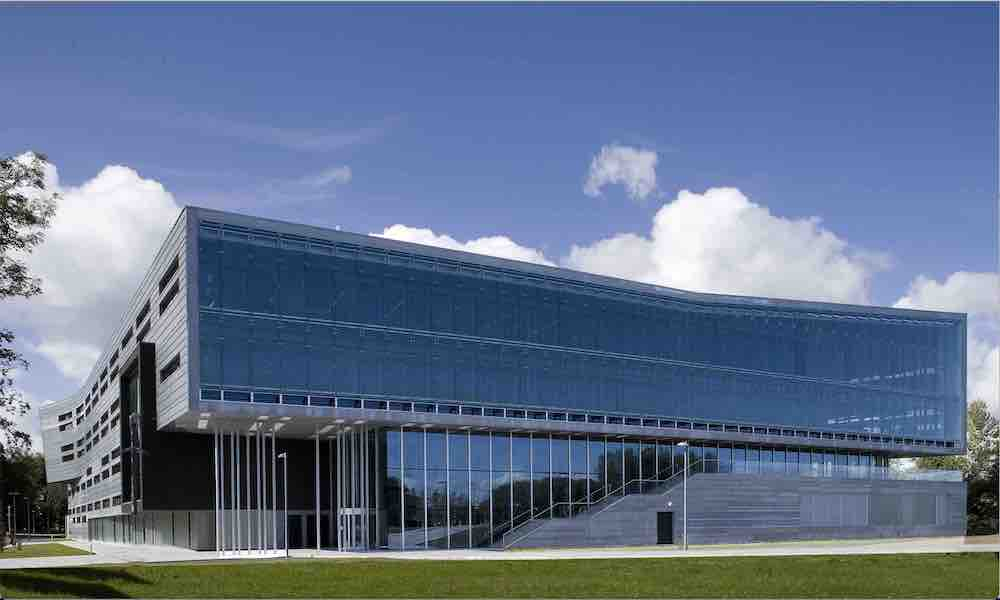
%> input picture CT248 - Introduction to Modeling/3-rd-assignment/Engineering-Building.jpg, 1000 x 600 px
$ octave rotate90_2.m   (GNU Octave 9; MATLAB toolbox functions it lacks are replaced by stand-ins)
%> lines starting %> are read from the running program, lines starting %| are printed output that depends on the picture
C0 = imread('Engineering-Building.jpg');
%> C0 is the input picture: size 600x1000x3 uint8; mean R, G, B 96.8, 113.2, 141.1

C1 = rot90(C0);
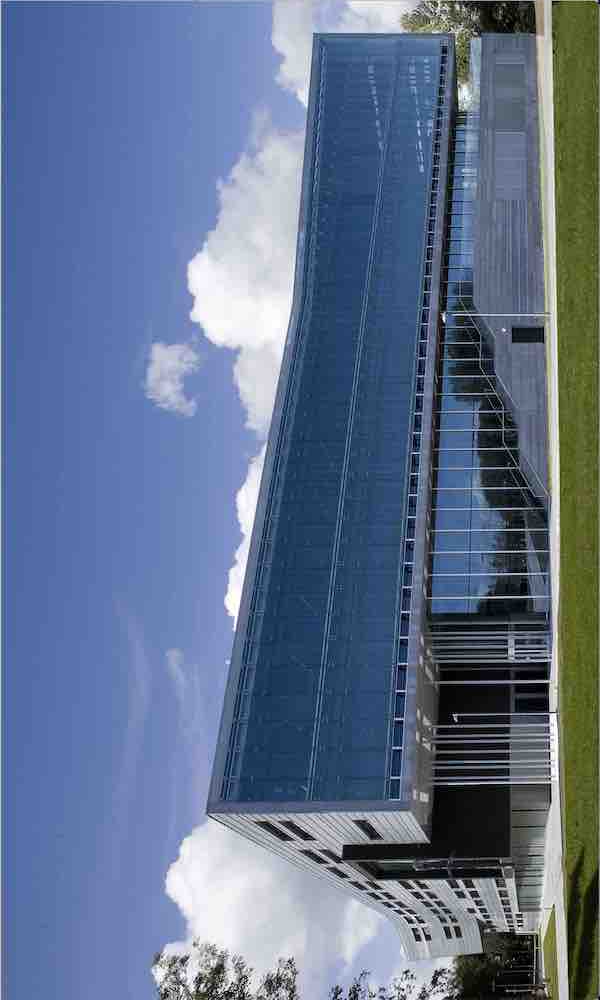
%> C1: size 1000x600x3 uint8; mean R, G, B 96.8, 113.2, 141.1; mean of the top-left, top-right, bottom-left and bottom-right quarters 144.7, 95.1, 136.8, 91.7
C2 = rot90(C1);
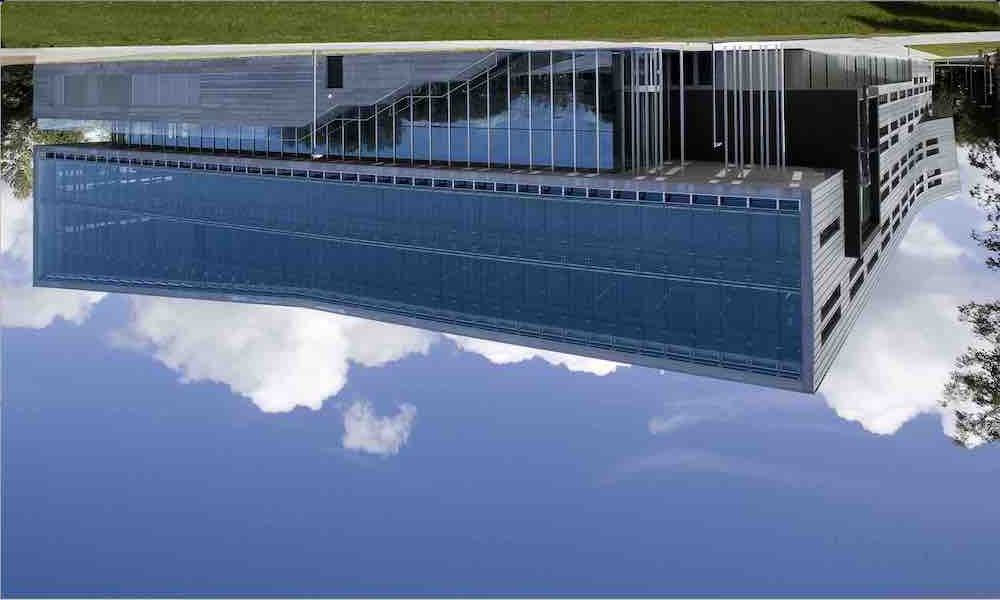
%> C2: size 600x1000x3 uint8; mean R, G, B 96.8, 113.2, 141.1; mean of the top-left, top-right, bottom-left and bottom-right quarters 95.1, 91.7, 144.7, 136.8
C3 = rot90(C2);
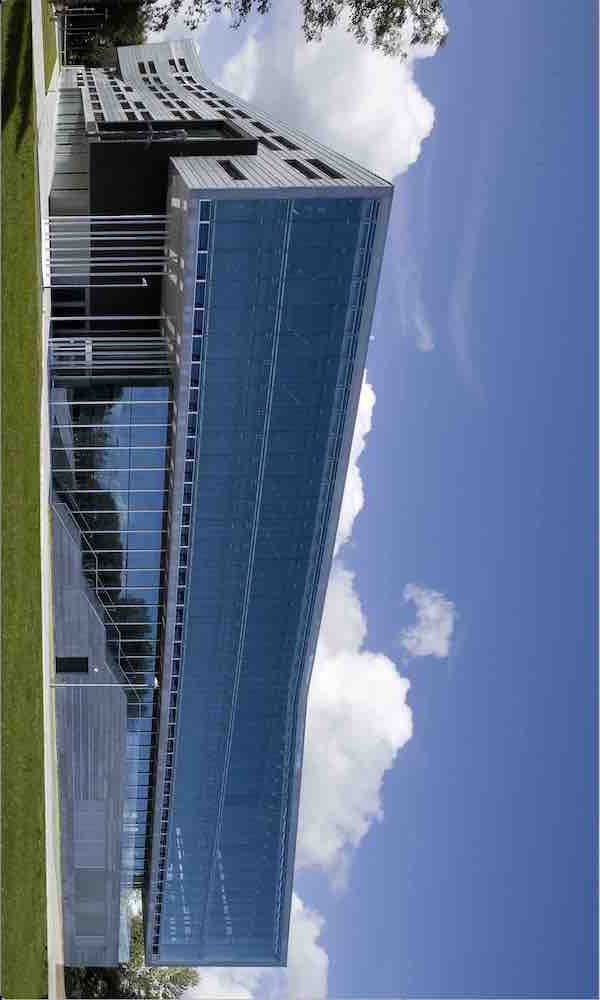
%> C3: size 1000x600x3 uint8; mean R, G, B 96.8, 113.2, 141.1; mean of the top-left, top-right, bottom-left and bottom-right quarters 91.7, 136.8, 95.1, 144.7

subplot(2,2,1); imshow(C0); title('Original');
subplot(2,2,2); imshow(C1); title('Rot By 90');
subplot(2,2,3); imshow(C2); title('Rot By 180');
subplot(2,2,4); imshow(C3); title('Rot By 270');
